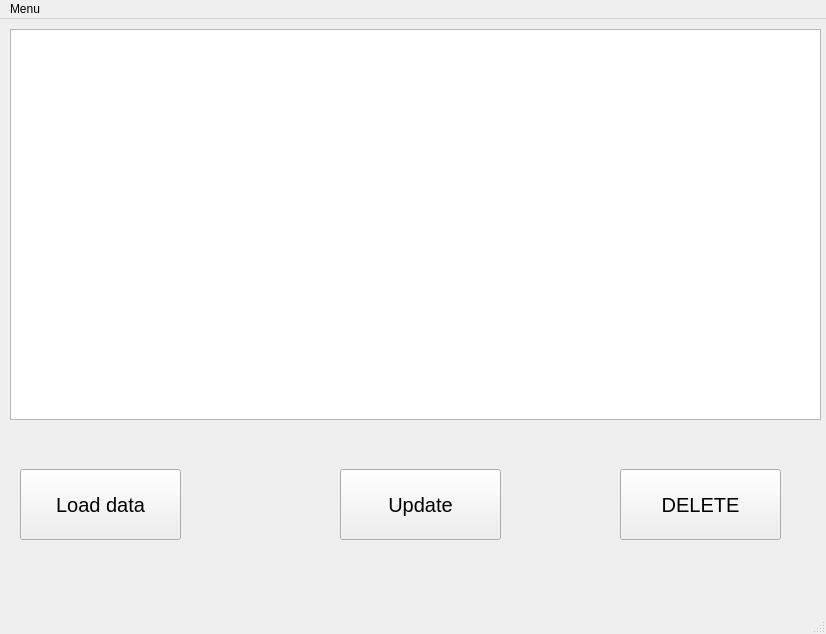
<?xml version="1.0" encoding="UTF-8"?>
<ui version="4.0">
 <class>MainWindow</class>
 <widget class="QMainWindow" name="MainWindow">
  <property name="geometry">
   <rect>
    <x>0</x>
    <y>0</y>
    <width>826</width>
    <height>634</height>
   </rect>
  </property>
  <property name="windowTitle">
   <string>MainWindow</string>
  </property>
  <widget class="QWidget" name="centralwidget">
   <widget class="QPushButton" name="loaddt">
    <property name="geometry">
     <rect>
      <x>20</x>
      <y>450</y>
      <width>161</width>
      <height>71</height>
     </rect>
    </property>
    <property name="font">
     <font>
      <family>MS Shell Dlg 2</family>
      <pointsize>15</pointsize>
      <weight>50</weight>
      <italic>false</italic>
      <bold>false</bold>
     </font>
    </property>
    <property name="styleSheet">
     <string notr="true">font: 15pt &quot;MS Shell Dlg 2&quot;;</string>
    </property>
    <property name="text">
     <string>Load data</string>
    </property>
   </widget>
   <widget class="QTableWidget" name="tableWidget">
    <property name="geometry">
     <rect>
      <x>10</x>
      <y>10</y>
      <width>811</width>
      <height>391</height>
     </rect>
    </property>
   </widget>
   <widget class="QPushButton" name="update">
    <property name="geometry">
     <rect>
      <x>340</x>
      <y>450</y>
      <width>161</width>
      <height>71</height>
     </rect>
    </property>
    <property name="font">
     <font>
      <family>MS Shell Dlg 2</family>
      <pointsize>15</pointsize>
      <weight>50</weight>
      <italic>false</italic>
      <bold>false</bold>
     </font>
    </property>
    <property name="styleSheet">
     <string notr="true">font: 15pt &quot;MS Shell Dlg 2&quot;;</string>
    </property>
    <property name="text">
     <string>Update</string>
    </property>
   </widget>
   <widget class="QPushButton" name="delete_2">
    <property name="geometry">
     <rect>
      <x>620</x>
      <y>450</y>
      <width>161</width>
      <height>71</height>
     </rect>
    </property>
    <property name="font">
     <font>
      <family>MS Shell Dlg 2</family>
      <pointsize>15</pointsize>
      <weight>50</weight>
      <italic>false</italic>
      <bold>false</bold>
     </font>
    </property>
    <property name="styleSheet">
     <string notr="true">font: 15pt &quot;MS Shell Dlg 2&quot;;</string>
    </property>
    <property name="text">
     <string>DELETE</string>
    </property>
   </widget>
  </widget>
  <widget class="QMenuBar" name="menubar">
   <property name="geometry">
    <rect>
     <x>0</x>
     <y>0</y>
     <width>826</width>
     <height>26</height>
    </rect>
   </property>
   <widget class="QMenu" name="menuMenu">
    <property name="title">
     <string>Menu</string>
    </property>
    <addaction name="phanloai"/>
    <addaction name="kho"/>
    <addaction name="traicay"/>
    <addaction name="logout"/>
   </widget>
   <addaction name="menuMenu"/>
  </widget>
  <widget class="QStatusBar" name="statusbar"/>
  <action name="phanloai">
   <property name="text">
    <string>Phân Loại</string>
   </property>
  </action>
  <action name="kho">
   <property name="text">
    <string>Kho</string>
   </property>
  </action>
  <action name="traicay">
   <property name="text">
    <string>Trái Cây</string>
   </property>
  </action>
  <action name="logout">
   <property name="text">
    <string>Đăng Xuất</string>
   </property>
  </action>
 </widget>
 <resources/>
 <connections/>
</ui>
